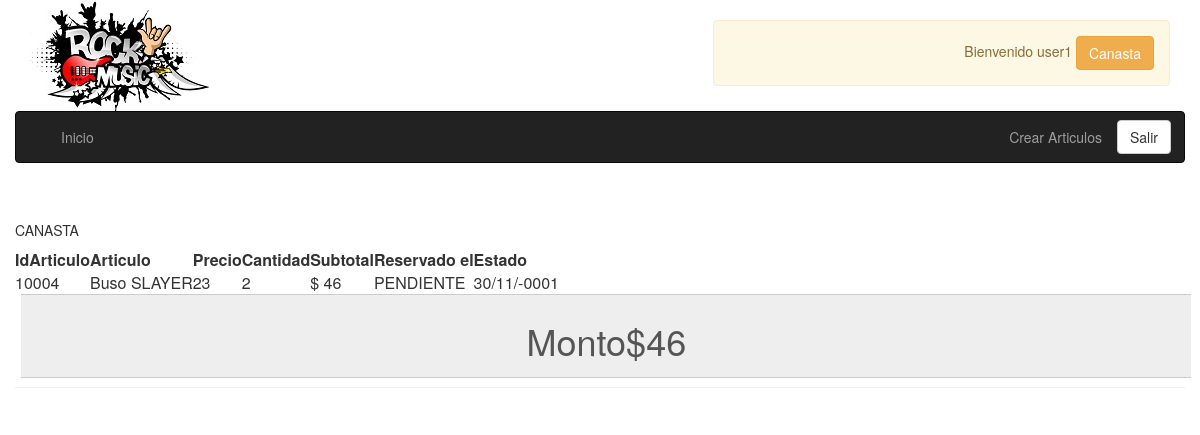
The app's page /canasta.php (signed in) with its own data.
### tables this page shows
CREATE TABLE `canasta` (
  `IdCanasta` int(11) NOT NULL,
  `UserId` varchar(35) NOT NULL,
  `IdArticulo` varchar(35) NOT NULL,
  `Articulo` varchar(35) NOT NULL,
  `Precio` int(11) NOT NULL,
  `Cantidad` int(11) NOT NULL,
  `Fecha` datetime NOT NULL,
  `Status` varchar(30) NOT NULL
);

### canasta.php (the view, shortened to what this page needs)
<?php
$userid=$_SESSION["user_id"];
?>
<html>
  <head>
		<link rel="stylesheet" type="text/css" href="bootstrap/css/bootstrap.min.css">
    <LINK REL="stylesheet" TYPE="text/css" HREF="jquery.dataTables.min.css">
</HEAD>
<BODY>
	</head>
	<body>
	<?php include "php/navbar.php";
  include "conexion.php";
  $query = "SELECT * FROM Canasta WHERE `UserId`=$userid";
  ?>
  <div class="container">
	 <div class="row">
     <div class="page-header">
       <h5>CANASTA<small></small></h5>
      <?php
      $query = mysqli_query ($con, $query)
        or die ("Fallo en la consulta". mysqli_error ($con));
      $nfilas = mysqli_num_rows ($query);
      $Total=0;
      if ($nfilas > 0){
        print ("<TABLE id='grid' class='display' 'cellspacing='0'>\n");
        print ("<THEAD>");
              print ("<TR>\n");
        print ("<TH>IdArticulo</TH>\n");
        print ("<TH>Articulo</TH>\n");
        print ("<TH>Precio</TH>\n");
        print ("<TH>Cantidad</TH>\n");
        print ("<TH>Subtotal</TH>\n");
        print ("<TH>Reservado el</TH>\n");
        print ("<TH>Estado</TH>\n");
        print ("</TR>\n");
              print ("</THEAD>");
              print ("<TBODY>");
        for ($i=0; $i<$nfilas; $i++){
          $resultado = mysqli_fetch_array ($query);
        print ("<TR>\n");
        print ("<TD>" . $resultado['IdArticulo'] ."</TD>\n");
        print ("<TD>" . $resultado['Articulo'] ."</TD>\n");
        print ("<TD>" . $resultado['Precio'] ."</TD>\n");
        print ("<TD>" . $resultado['Cantidad'] ."</TD>\n");
        $Subtotal=$resultado['Precio']*$resultado['Cantidad'];
        print ("<TD>$ " . $Subtotal ."</TD>\n");
        print ("<TD>" . $resultado['Status'] ."</TD>\n");
        $Total=$Total+$Subtotal;
        print ("<TD>" . date("j/n/Y",strtotime($resultado['Fecha']))."</TD>\n");
        print ("</TR>\n");
        }
               print ("</TBODY>");
        print ("</TABLE>\n");
        print("<div class=label label-default>");
          print("<div class=input-group-addon>");
             print("<h1>Monto$".$Total."</h1>");
            print("</a>
            </div>
        </div></div></div></div>");
        ?><?php
        }
        ?>
</body>
</html>

### records on screen
canasta: IdArticulo "10004", Articulo "Buso SLAYER", Precio "23", Cantidad "2", Subtotal "46", Status "PENDIENTE", Fecha "30/11/-0001"

### other values on screen
$_SESSION["username"] "user1"
$Total "46"
